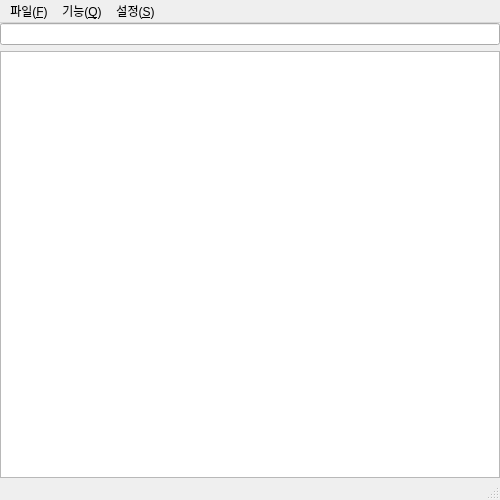
<?xml version="1.0" encoding="UTF-8"?>
<ui version="4.0">
 <class>MainWindow</class>
 <widget class="QMainWindow" name="MainWindow">
  <property name="geometry">
   <rect>
    <x>0</x>
    <y>0</y>
    <width>500</width>
    <height>500</height>
   </rect>
  </property>
  <property name="windowTitle">
   <string>MainWindow</string>
  </property>
  <widget class="QWidget" name="centralwidget">
   <layout class="QGridLayout" name="gridLayout_2">
    <property name="leftMargin">
     <number>0</number>
    </property>
    <property name="topMargin">
     <number>0</number>
    </property>
    <property name="rightMargin">
     <number>0</number>
    </property>
    <property name="bottomMargin">
     <number>0</number>
    </property>
    <item row="0" column="0">
     <layout class="QGridLayout" name="gridLayout">
      <item row="2" column="0">
       <widget class="QTextEdit" name="textEdit">
        <property name="font">
         <font>
          <family>맑은 고딕</family>
          <pointsize>14</pointsize>
         </font>
        </property>
        <property name="lineWrapMode">
         <enum>QTextEdit::NoWrap</enum>
        </property>
       </widget>
      </item>
      <item row="1" column="0">
       <widget class="QLineEdit" name="lineEdit"/>
      </item>
     </layout>
    </item>
   </layout>
  </widget>
  <widget class="QMenuBar" name="menubar">
   <property name="geometry">
    <rect>
     <x>0</x>
     <y>0</y>
     <width>500</width>
     <height>26</height>
    </rect>
   </property>
   <widget class="QMenu" name="menu_F">
    <property name="title">
     <string>파일(&amp;F)</string>
    </property>
    <addaction name="actionsave"/>
    <addaction name="actionopen"/>
   </widget>
   <widget class="QMenu" name="menu_S">
    <property name="title">
     <string>설정(&amp;S)</string>
    </property>
    <addaction name="actionfont"/>
    <addaction name="actionline"/>
   </widget>
   <widget class="QMenu" name="menu">
    <property name="title">
     <string>기능(&amp;Q)</string>
    </property>
    <addaction name="actionfind"/>
   </widget>
   <addaction name="menu_F"/>
   <addaction name="menu"/>
   <addaction name="menu_S"/>
  </widget>
  <widget class="QStatusBar" name="statusbar"/>
  <action name="actionsave">
   <property name="text">
    <string>저장(&amp;S)</string>
   </property>
   <property name="shortcut">
    <string>Ctrl+S</string>
   </property>
  </action>
  <action name="actionopen">
   <property name="text">
    <string>열기(&amp;O)</string>
   </property>
   <property name="shortcut">
    <string>Ctrl+O</string>
   </property>
  </action>
  <action name="actionfont">
   <property name="text">
    <string>폰트</string>
   </property>
  </action>
  <action name="actionline">
   <property name="text">
    <string>줄바꿈</string>
   </property>
  </action>
  <action name="actionfind">
   <property name="text">
    <string>찾고 바꾸기(&amp;H)</string>
   </property>
   <property name="shortcut">
    <string>Ctrl+H</string>
   </property>
  </action>
 </widget>
 <resources/>
 <connections/>
</ui>
